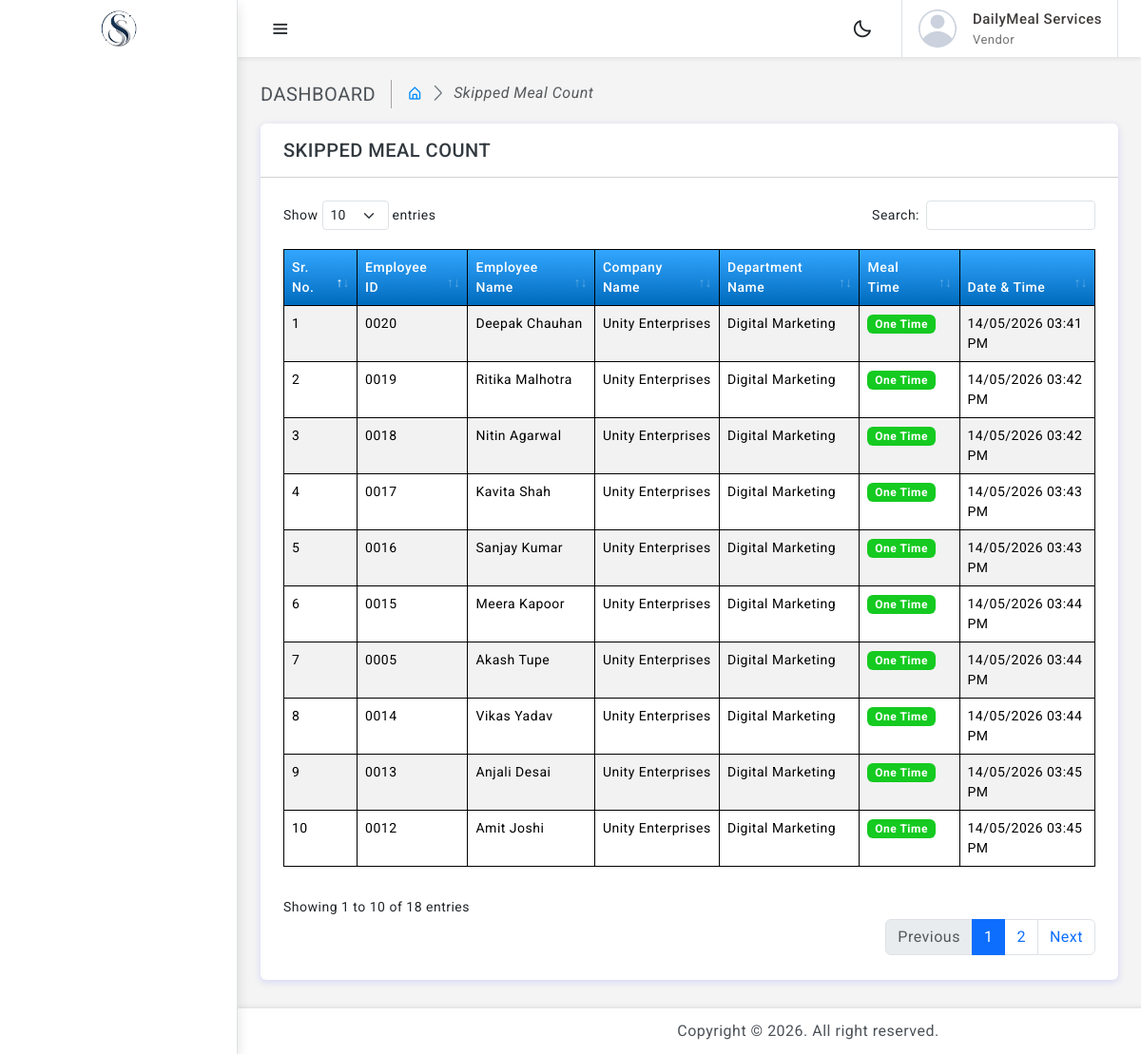
The page /card_skipped_meal_count.php (signed in) on the database its author committed.
### tables this page shows
CREATE TABLE `employee` (
  `id` int(11) NOT NULL,
  `emp_id` varchar(20) NOT NULL,
  `emp_name` varchar(100) NOT NULL,
  `department_id` int(11) DEFAULT NULL,
  `emp_status` tinyint(4) DEFAULT 1,
  `two_times_food_allowed` tinyint(1) DEFAULT 1,
  `company_id` int(11) DEFAULT NULL,
  `created_by` int(11) DEFAULT NULL,
  `created_at` timestamp NOT NULL DEFAULT current_timestamp()
);

CREATE TABLE `company_master` (
  `id` int(11) NOT NULL,
  `company_name` varchar(100) NOT NULL,
  `status` tinyint(4) DEFAULT 1,
  `created_by` int(11) DEFAULT 1,
  `created_at` timestamp NOT NULL DEFAULT current_timestamp()
);

CREATE TABLE `department_master` (
  `id` int(11) NOT NULL,
  `department_name` varchar(100) NOT NULL,
  `status` tinyint(4) DEFAULT 1,
  `created_by` int(11) DEFAULT NULL,
  `created_at` timestamp NOT NULL DEFAULT current_timestamp()
);

### card_skipped_meal_count.php (the view, shortened to what this page needs)
<?php
include_once('api/config.php');
$sql_skipped = "
SELECT e.emp_id, e.emp_name, e.two_times_food_allowed,e.created_at,
c.company_name, d.department_name
FROM employee e
LEFT JOIN company_master c
    ON e.company_id = c.id
LEFT JOIN department_master d
    ON e.department_id = d.id
LEFT JOIN food_entry f
    ON e.emp_id = f.emp_id
    AND DATE(DATE_SUB(f.created_at, INTERVAL 4 HOUR)) = DATE(DATE_SUB(NOW(), INTERVAL 4 HOUR))
WHERE e.emp_status = 1
AND f.emp_id IS NULL
ORDER BY e.id ASC
";
$result_skipped = $conn->query($sql_skipped);
$skipped_employees = [];
if ($result_skipped && $result_skipped->num_rows > 0) {
    while ($row = $result_skipped->fetch_assoc()) {
        $skipped_employees[] = $row;
    }
}
?>
<!doctype html>
<html lang="en" data-bs-theme="light">
<head>
	<link href="assets/plugins/simplebar/css/simplebar.css" rel="stylesheet">
	<link href="assets/plugins/perfect-scrollbar/css/perfect-scrollbar.css" rel="stylesheet">
	<link href="assets/plugins/metismenu/css/metisMenu.min.css" rel="stylesheet">
	<link href="assets/plugins/datatable/css/dataTables.bootstrap5.min.css" rel="stylesheet">
	<link href="assets/css/pace.min.css" rel="stylesheet">
	<link href="assets/css/bootstrap.min.css" rel="stylesheet">
	<link href="assets/css/bootstrap-extended.css" rel="stylesheet">
	 <link rel="stylesheet" href="https://cdn.jsdelivr.net/npm/alertifyjs@1.13.1/build/css/alertify.min.css">
	<link href="assets/sass/app.css" rel="stylesheet">
	<link href="assets/css/icons.css" rel="stylesheet">
	<link rel="stylesheet" href="assets/sass/dark-theme.css">
	<link rel="stylesheet" href="assets/sass/semi-dark.css">
	<link rel="stylesheet" href="assets/sass/bordered-theme.css">
</head>
<body>
	<div class="wrapper">
				<?php include("api/sidebar.php"); ?>
				<?php include("api/header.php"); ?>
		<div class="page-wrapper">
			<div class="page-content container-xxl">
				<div class="page-breadcrumb d-none d-sm-flex align-items-center mb-3">
					<div class="breadcrumb-title pe-3 text-uppercase">Dashboard</div>
					<div class="ps-3">
						<nav aria-label="breadcrumb">
							<ol class="breadcrumb mb-0 p-0">
								<li class="breadcrumb-item"><a href="javascript:;"><i class="bx bx-home-alt"></i></a>
								</li>
								<li class="breadcrumb-item active" aria-current="page"><em> Skipped Meal Count</em></li>
							</ol>
						</nav>
					</div>
				</div>
                <div class="row">
                    <div class="col-lg-12 mx-auto">
                        <div class="card">
                            <div class="card-header px-4 py-3">
                                <h5 class="mb-0 text-uppercase">Skipped Meal Count</h5>
                            </div>
                            <div class="card-body p-4">
		                        <div id="rsttbl">
                                    <table id="example2" class="table table-striped table-bordered">
                                        <thead>
                                            <tr>
                                                <th>Sr. No.</th>
                                                <th>Employee ID</th>
                                                <th>Employee Name</th>
                                                <th>Company Name</th>
                                                <th>Department Name</th>
                                                 <th>Meal Time</th>
                                                 <th>Date & Time</th>
                                            </tr>
                                        </thead>
                                        <tbody>
                                            <?php
                                            if (count($skipped_employees) > 0) {
                                                $i = 1;
                                                foreach ($skipped_employees as $emp) {
                                                    $foodBadge = '';
                                                    if ($emp['two_times_food_allowed'] == 1) {
                                                        $foodBadge = '<span class="badge bg-success">One Time</span>';
                                                    } elseif ($emp['two_times_food_allowed'] == 2) {
                                                        $foodBadge = '<span class="badge bg-primary">Two Times</span>';
                                                    } else {
                                                        $foodBadge = '<span class="badge bg-secondary">N/A</span>';
                                                    }
                                                    echo "<tr>
                                                            <td>".$i++."</td>
                                                            <td>".htmlspecialchars($emp['emp_id'])."</td>
                                                            <td>".htmlspecialchars($emp['emp_name'])."</td>
                                                               <td>".htmlspecialchars($emp['company_name'])."</td>
                                                            <td>".htmlspecialchars($emp['department_name'])."</td>
                                                            <td>".$foodBadge."</td>
                                                            <td>".date('d/m/Y h:i A', strtotime($emp['created_at']))."</td>
                                                        </tr>";
                                                }
                                            } else {
                                                echo "<tr>
                                                        <td colspan='4' class='text-center'>No Data Found</td>
                                                    </tr>";
                                            }
                                            ?>
                                        </tbody>
                                    </table>
                                </div>
			                </div>
				        </div>
			        </div>
				</div>
			</div>
		</div>
		<?php include("api/footer.php"); ?>
	</div>
</body>
</html>

### assets/sass/app.css (style rules this page uses)
body { font-size: 14px; color: #4c5258; letter-spacing: 0.5px; background-color: #f4f4f4; overflow-x: hidden; font-family: Roboto, sans-serif; }
a { text-decoration: none; }
.wrapper { width: 100%; position: relative; }
.badge { font-size: 12px; }
table#example2.dataTable tbody tr.even td { border-top: 1px solid black; }
table#example2.dataTable tbody tr.odd td { background-color: white !important; border-top: 1px solid black; opacity: 1; }
#example2 thead th { background: linear-gradient(to bottom, #33a6ff, #006bbd) !important; color: white; font-weight: 500; }
#example2 { border: black; border-left: 1px solid black; border-bottom: 1px solid black; border-top: 1px solid black; }
table.dataTable { margin-top: 20px !important; margin-bottom: 20px !important; }
.container, .container-lg, .container-md, .container-sm, .container-xl, .container-xxl { max-width: 1550px; }
.page-wrapper { height: 100%; margin-top: 60px; margin-left: 250px; padding-bottom: 30px; }
.page-wrapper .page-content { padding: 1.5rem; }
.breadcrumb-title { font-size: 20px; border-right: 1.5px solid #aaa4a4; }
.page-breadcrumb .breadcrumb li.breadcrumb-item { font-size: 16px; }
.page-breadcrumb .breadcrumb-item+.breadcrumb-item::before { display: inline-block; padding-right: 0.5rem; color: #6c757d; font-family: LineIcons; content: "\ea5c"; }

### rows shown on the page
employee: emp "0020", emp_name "Deepak Chauhan", company.company_name "Unity Enterprises", department.department_name "Digital Marketing", two_times_food_allowed "One Time", created_at "14/05/2026 03:41 PM"
employee: emp "0019", emp_name "Ritika Malhotra", company.company_name "Unity Enterprises", department.department_name "Digital Marketing", two_times_food_allowed "One Time", created_at "14/05/2026 03:42 PM"
employee: emp "0018", emp_name "Nitin Agarwal", company.company_name "Unity Enterprises", department.department_name "Digital Marketing", two_times_food_allowed "One Time", created_at "14/05/2026 03:42 PM"
employee: emp "0017", emp_name "Kavita Shah", company.company_name "Unity Enterprises", department.department_name "Digital Marketing", two_times_food_allowed "One Time", created_at "14/05/2026 03:43 PM"
employee: emp "0016", emp_name "Sanjay Kumar", company.company_name "Unity Enterprises", department.department_name "Digital Marketing", two_times_food_allowed "One Time", created_at "14/05/2026 03:43 PM"
employee: emp "0015", emp_name "Meera Kapoor", company.company_name "Unity Enterprises", department.department_name "Digital Marketing", two_times_food_allowed "One Time", created_at "14/05/2026 03:44 PM"
employee: emp "0005", emp_name "Akash Tupe", company.company_name "Unity Enterprises", department.department_name "Digital Marketing", two_times_food_allowed "One Time", created_at "14/05/2026 03:44 PM"
employee: emp "0014", emp_name "Vikas Yadav", company.company_name "Unity Enterprises", department.department_name "Digital Marketing", two_times_food_allowed "One Time", created_at "14/05/2026 03:44 PM"
employee: emp "0013", emp_name "Anjali Desai", company.company_name "Unity Enterprises", department.department_name "Digital Marketing", two_times_food_allowed "One Time", created_at "14/05/2026 03:45 PM"
employee: emp "0012", emp_name "Amit Joshi", company.company_name "Unity Enterprises", department.department_name "Digital Marketing", two_times_food_allowed "One Time", created_at "14/05/2026 03:45 PM"

### other values the page prints
$_SESSION['name'] "DailyMeal Services"
